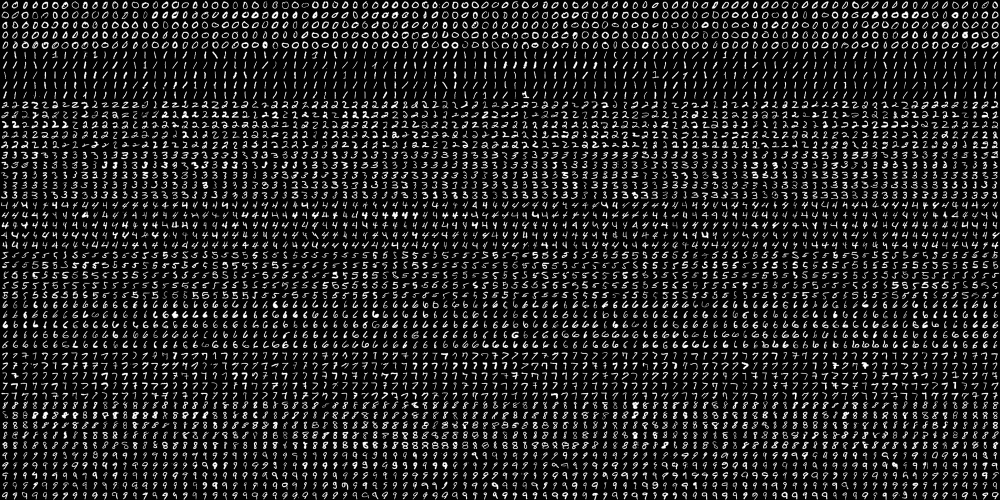
#> input picture code/ML/digits.png, 2000 x 1000 px (shown at 1/2 size)
$ python cropping.py --image ML/digits.png
#> lines starting #> are read from the running program, lines starting #| are printed output that depends on the picture
import numpy as np
import argparse
import imutils
import cv2

ap=argparse.ArgumentParser()
ap.add_argument("-i","--image",help="Path To Image")

args=vars(ap.parse_args())

img=cv2.imread(args["image"])
#> img is the input picture: shape (1000, 2000, 3); min 0, max 255, mean 33.8
cv2.imshow("original img",img)
cv2.waitKey(0)

img=img[100:300,200:700]
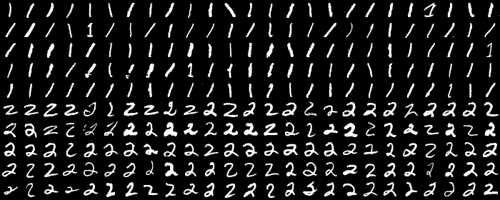
#> img: shape (200, 500, 3); min 0, max 255, mean 29

cv2.imshow("cropped img",img)
cv2.waitKey(0)
